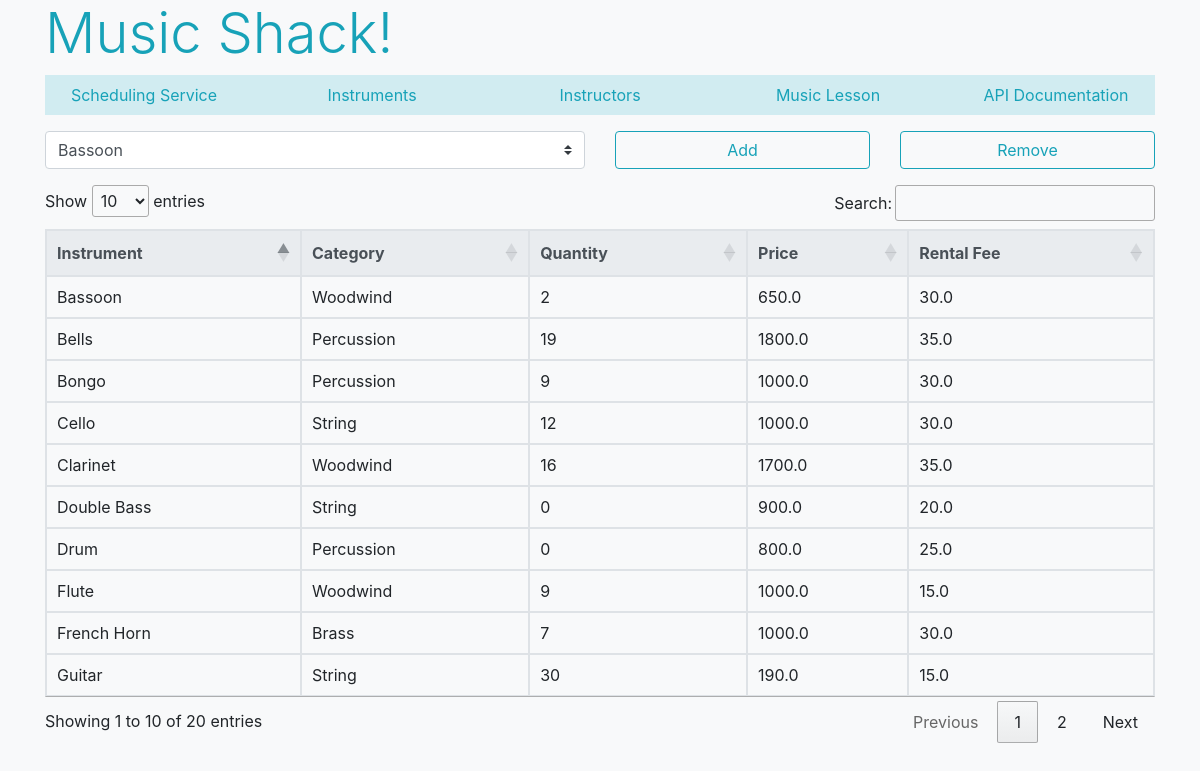
The app's page /instrument with its own data.
### models.py (models this page shows)
class Instrument(db.Model):
    __tablename__ = "INSTRUMENT"
    instrument = db.Column(db.String, primary_key=True)
    category = db.Column(db.String)
    quantity = db.Column(db.Integer)
    price = db.Column(db.Float)
    rentalFee = db.Column(db.Float)

### app.py (the view, shortened to what this page needs)
@app.route("/instrument", methods=["GET", "POST"])
def instrument():
    error = None
    selected = request.form.get("instrument")
    instru = Instrument.query.all()
    instrument_schema = InstrumentSchema(many=True)
    return render_template("instrument.html", instru=instrument_schema.dump(instru), error=error, instrumentLst=instrumentLst, selected=selected)

### templates/instrument.html (shortened to what this page needs)
{% extends "base.html" %}
{% block content %}
        <div>
            <form action="/instrument" method="POST">
                <div class="row">
                    <div class="col-6 mt-2">
                        <select name = instrument class="form-control custom-select dropdown-toggle" required>
                            {% for x in instrumentLst %}
                            <option value="{{x}}" {% if x == selected %} selected {% endif %}>{{x}}</option>
                            {% endfor %}
                        </select>
                    </div>
                    <div class="col-3 mt-2">
                        <input type="submit" name="submit" value="Add" class = "btn btn-outline-info btn-block mb-3">
                    </div>
                    <div class="col-3 mt-2">
                        <input type="submit" name="submit" value="Remove" class = "btn btn-outline-info btn-block mb-3">
                    </div>
                </div>
            </form>
            <table id="instrument" class="table table-bordered hover">
                <thead class = thead-light>
                    <th>Instrument</th>
                    <th>Category</th>
                    <th>Quantity</th>
                    <th>Price</th>
                    <th>Rental Fee</th>
                </thead>
                <tbody>
                    {% for s in instru %}
                    <tr>
                        <td>{{ s.instrument }}</td>
                        <td>{{ s.category }}</td>
                        <td>{{ s.quantity }}</td>
                        <td>{{ s.price }}</td>
                        <td>{{ s.rentalFee }}</td>
                    </tr>
                    {% endfor %}
                </tbody>
            </table>
        </div>
{% endblock %}

### templates/base.html (shortened to what this page needs)
<!DOCTYPE html>
<html lang="en">
    <head>
        <link rel="stylesheet" href="https://stackpath.bootstrapcdn.com/bootstrap/4.4.1/css/bootstrap.min.css">
        <link href="//cdn.datatables.net/1.10.20/css/jquery.dataTables.min.css" rel="stylesheet" type="text/css" />
    </head>
    <body class = "container container-fluid bg-light">
        <div class = "text-info display-4">Music Shack!</div>
        <div class="alert-info py-2 my-2 text-center">
            <div class="row">
                <div class="col"><a href="/schedule" class="text-info">Scheduling Service</a></div>
                <div class="col"><a href="/instrument" class="text-info">Instruments</a></div>
                <div class="col"><a href="/instructor" class="text-info">Instructors</a></div>
                <div class="col"><a href="/musiclesson" class="text-info">Music Lesson</a></div>
                <div class="col"><a href="/" class="text-info">API Documentation</a></div>
            </div>
        </div>
        {% block content %}
        {% endblock %}
</html>

### records on screen
Instrument: instrument "Cello", category "String", quantity "12", price "1000.0", rentalFee "30.0"
Instrument: instrument "Double Bass", category "String", quantity "0", price "900.0", rentalFee "20.0"
Instrument: instrument "Guitar", category "String", quantity "30", price "190.0", rentalFee "15.0"
Instrument: instrument "Flute", category "Woodwind", quantity "9", price "1000.0", rentalFee "15.0"
Instrument: instrument "Clarinet", category "Woodwind", quantity "16", price "1700.0", rentalFee "35.0"
Instrument: instrument "Bassoon", category "Woodwind", quantity "2", price "650.0", rentalFee "30.0"
Instrument: instrument "French Horn", category "Brass", quantity "7", price "1000.0", rentalFee "30.0"
Instrument: instrument "Drum", category "Percussion", quantity "0", price "800.0", rentalFee "25.0"
Instrument: instrument "Bongo", category "Percussion", quantity "9", price "1000.0", rentalFee "30.0"
Instrument: instrument "Bells", category "Percussion", quantity "19", price "1800.0", rentalFee "35.0"

### other values on screen
form field instrument "Bassoon"
